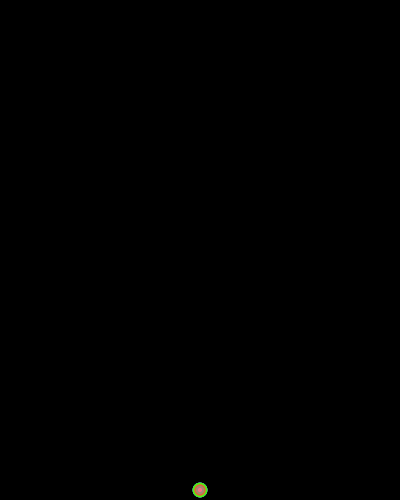
Frame 1 (no input)
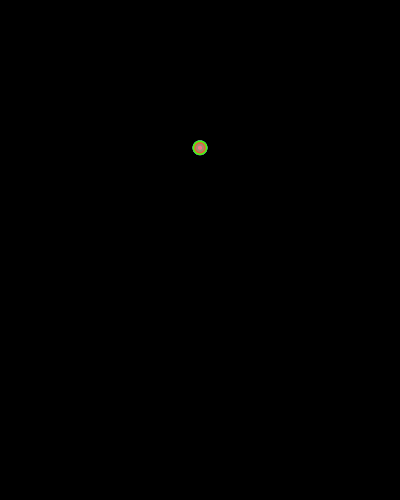
Frame 60 (the mouse pressed at the canvas centre just before this capture)
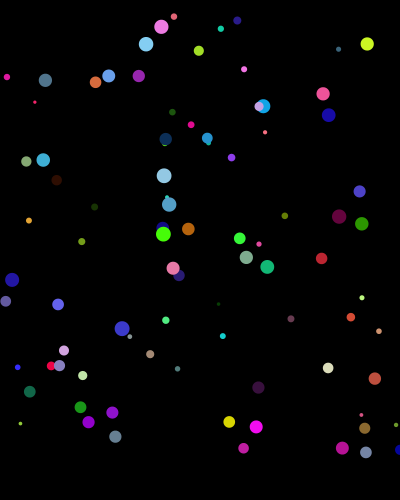
Frame 120 (the mouse held since frame 60 and released just before this capture)

The Processing sketch that drew these frames (run headless with seeded random() and noise(); from frame 60 on, the mouse is pressed at the canvas centre):

// Processing sketch: object_fireworks
// ── object_fireworks.pde
ArrayList<Ball> balls = new ArrayList<Ball>();

void setup() {
  size(400, 500);
  background(0);
  
  for (int i=0; i<100; i++) {
    balls.add( new Ball(width/2, height) );
  }
}

void draw() {
  //background(0);
  fill(0, 255);
  noStroke();
  rect(0,0,width,height);
  
  for (int i=0; i<balls.size(); i++) {
    balls.get(i).move();
    balls.get(i).fall();
    balls.get(i).slowDown();
    //balls.get(i).zigzag();
    //balls.get(i).bounce();
    //balls.get(i).reappear();
    balls.get(i).display();
    if (frameCount == 80) {
      balls.get(i).explode();
    }
  }
  
  //text(balls.size(), 10 , 20);
}


void mouseDragged() {
  balls.add( new Ball(mouseX, mouseY) );
}


class Ball {
  float x;
  float y;
  float dia;
  float xSpd;
  float ySpd;
  float r, g, b;
  boolean isExploded; // a boolean variable contains only true or false value.
  
  Ball(float tempX, float tempY) {
    x = tempX;
    y = tempY;
    dia = random(3, 15);
    xSpd = 0;
    ySpd = -10;
    r = random(255);
    g = random(255);
    b = random(255);
    isExploded = false;
  }
  
  void display() {
    noStroke();
    fill(r, g, b);
    ellipse(x, y, dia, dia);
  }
  void move() {
    x += xSpd;
    y += ySpd;
  }
  void slowDown() { //***
    if (isExploded == true) {
      xSpd *= 0.97; //(97%, which means everyframe it loses its speed by 3%)
      ySpd *= 0.97;
    }
  }
  void fall() {
    ySpd += 0.14;
  }
  void explode() {
    xSpd += random(-10, 10);
    ySpd += random(-10, 10);
    isExploded = true;
  }
  void zigzag() {
    x += random(-2,2);
    //y += random(-2,2);
  }
  void bounce() {
    if (x < 0 || x > width) {
      xSpd *= -1;
    }
    if (y < 0 || y > height) {
      ySpd *= -1;
    }
  }
  void reappear() {
    // x!
    if (x < 0) {
      x = width;
    }
    else if (x > width) {
      x = 0;
    }
    // y!
    if (y < 0) {
      y = height;
    }
    else if (y > height) {
      y = 0;
    }
  }
}
